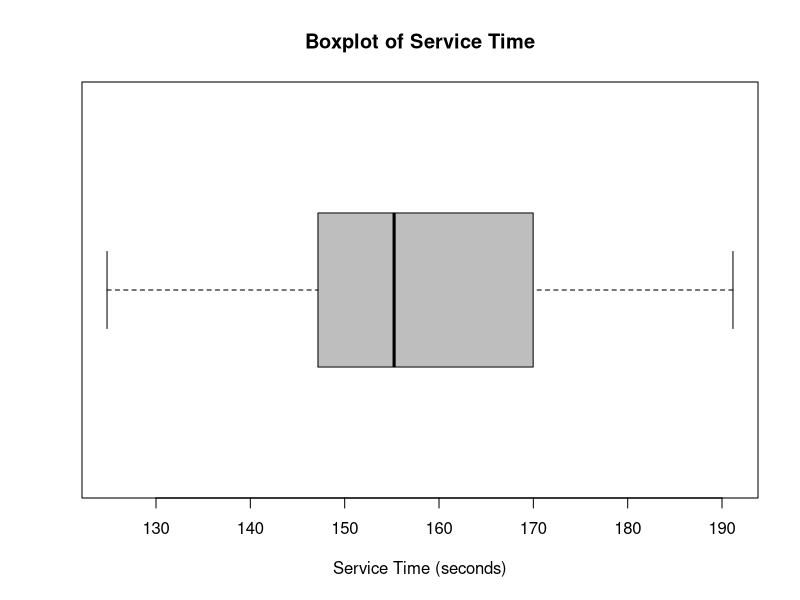
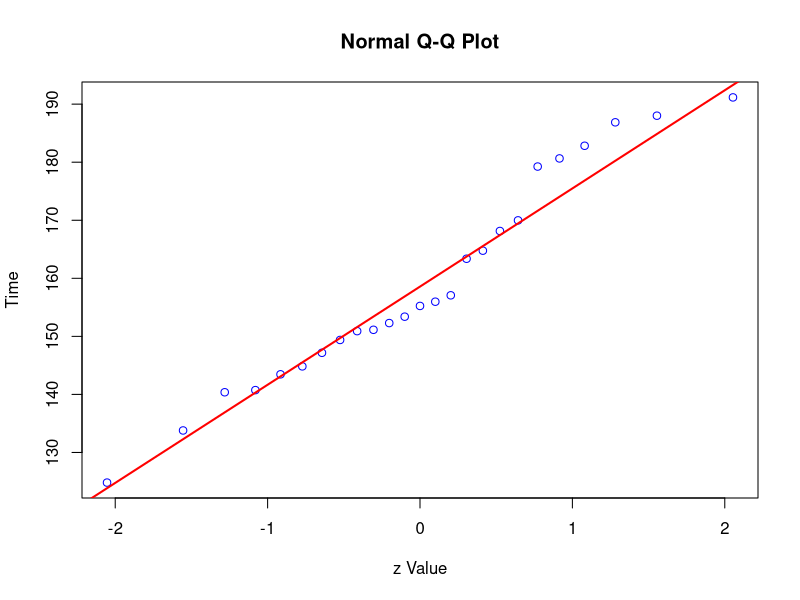

The R source for these figures, in order:
getwd()
# setwd("xxxxx")
# getwd()

## import data
McDonalds = read.csv("McDonalds.csv")
# McDonalds = read.csv("McDonalds2.csv")

attach(McDonalds)

Time

## point estimate for population mean
mean(Time)

## 95% confidence interval 
t.test(Time)


#############################################


## 99% confidence interval
t.test(Time, conf.level=0.99)

## 99% confidence interval
t.test(Time, conf.level=0.999999999999)

## 100% confidence interval
t.test(Time, conf.level=1)

## t test, two direction # note DF: Degree of Freedom
t.test(Time, mu=174.22)
## t test, left direction < mu=174.22
t.test(Time, alternative = "less", mu=174.22)
## t test, right direction > mu=174.22
t.test(Time, alternative = "great", mu=174.22)

## visualise the sample data
boxplot(Time, horizontal=TRUE, col="grey",
        main="Boxplot of Service Time",
        xlab="Service Time (seconds)")

## one-tail t test
t.test(Time, alternative="less", mu=174.22)

## evaluate normality
qqnorm(Time, col="blue", xlab="z Value", 
       ylab="Time")
qqline(Time, col="red", lwd=2)

detach(McDonalds)
